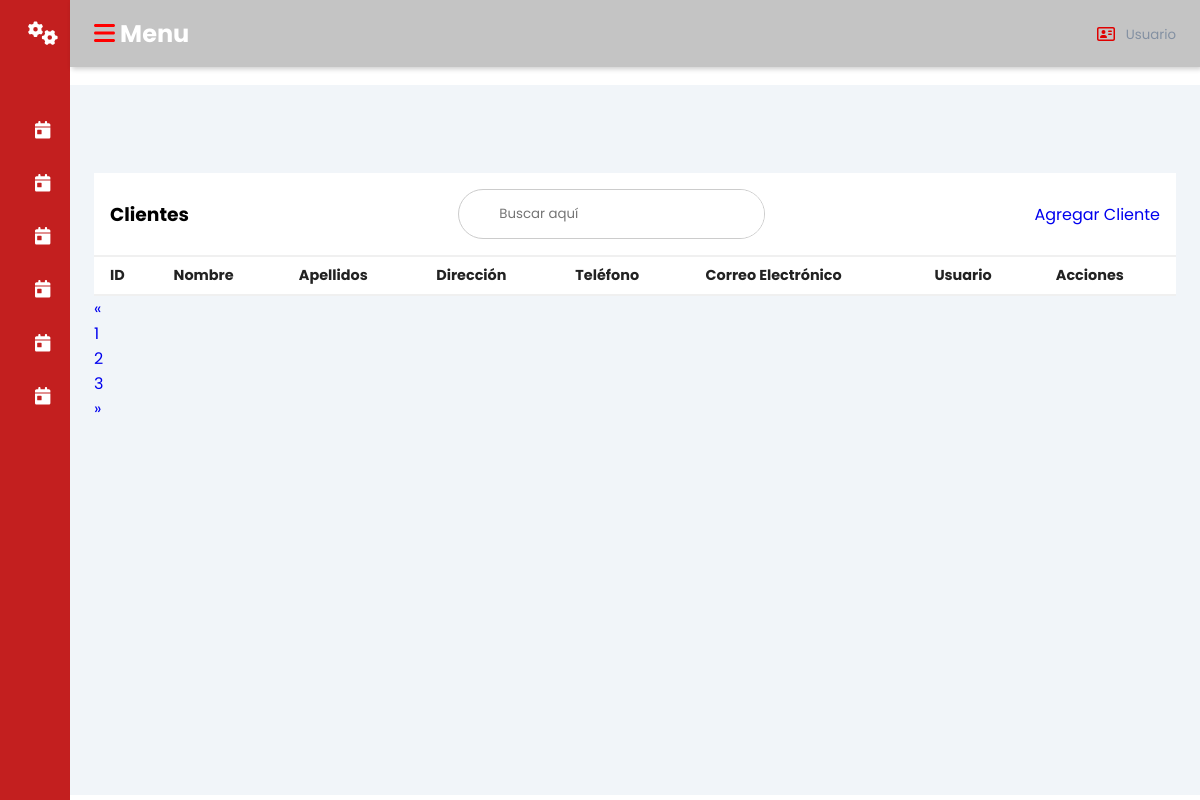
Before: /clientes/ with the older database file.
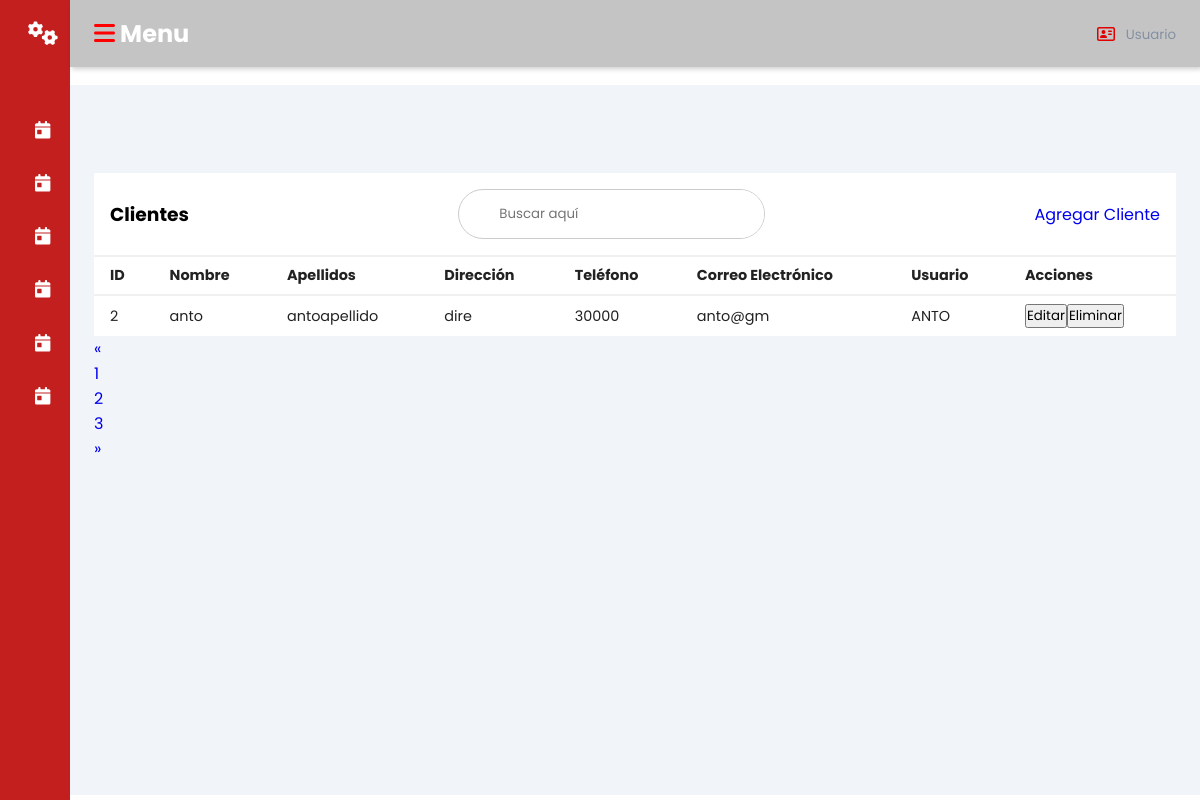
After: the same page with the newer database file.
### promecapp/models.py (models this page shows, shortened)
class Cliente(models.Model):
    IDCliente = models.AutoField(primary_key=True)
    Nombre = models.CharField(max_length=45)
    Apellidos = models.CharField(max_length=45)
    Direccion = models.CharField(max_length=100)
    Telefono = models.CharField(max_length=10, unique=True)
    Correo_Electronico = models.CharField(max_length=50, unique=True)
    IDUsuario = models.ForeignKey(Usuario, on_delete=models.CASCADE)
    class Meta:
        db_table = 'clientes'

class Usuario(models.Model):
    IDUsuario = models.AutoField(primary_key=True)
    Nombre_Usuario = models.CharField(max_length=50, unique=True)
    Contraseña = models.CharField(max_length=50)
    IDRol = models.ForeignKey(Rol, on_delete=models.CASCADE)
    class Meta:
        db_table = 'usuarios'
    def __str__(self):
        return self.Nombre_Usuario

### promecapp/views.py (the view)
# urls.py: path('clientes/', views.clientes, name='clientes'),
def clientes(request):
    clientes = Cliente.objects.all()
    return render(request, 'clientes.html', {'clientes': clientes})

### promecapp/Templates/clientes.html (shortened to what the changed rows need)
{% load static %}
<!DOCTYPE html>
<html lang="en">
<head>
    <link rel="stylesheet" href="{% static 'css/dash.css' %}">
</head>
<body>
<div class="sidebar">
    <div class="sidebar-brand">
        <h2><i class="fa-solid fa-gears" style="color: #ffffff;"></i><span>promec</span></h2>
    </div>
</div>
<div class="main-content">
    <header>
        <h2>
            <label for="nav-toggle">
                <span class="fa-solid fa-bars" style="color: #ff0000;"></span>
            </label> Menu
        </h2>
    </header>
    <main>
        <div class="recent-grid">
            <div class="projects">
                <div class="card">
                    <div class="card-body">
                        <div class="table-responsive">
                            <table width="100%">
                                <thead>
                                    <tr>
                                        <td>ID</td>
                                        <td>Nombre</td>
                                        <td>Apellidos</td>
                                        <td>Dirección</td>
                                        <td>Teléfono</td>
                                        <td>Correo Electrónico</td>
                                        <td>Usuario</td>
                                        <td>Acciones</td>
                                    </tr>
                                </thead>
                                <tbody>
                                    {% for cliente in clientes %}
                                        <tr>
                                            <td>{{ cliente.IDCliente }}</td>
                                            <td>{{ cliente.Nombre }}</td>
                                            <td>{{ cliente.Apellidos }}</td>
                                            <td>{{ cliente.Direccion }}</td>
                                            <td>{{ cliente.Telefono }}</td>
                                            <td>{{ cliente.Correo_Electronico }}</td>
                                            <td>{{ cliente.IDUsuario }}</td>
                                            <td>
                                                <a href="{% url 'editar_cliente' cliente.IDCliente %}"><button>Editar</button></a>
                                                <form action="{% url 'eliminar_cliente' cliente.IDCliente %}" method="post" style="display: inline;">
                                                    <button type="submit" class="btn btn-danger">Eliminar</button>
                                                </form>
                                            </td>
                                        </tr>
                                    {% endfor %}
                                </tbody>
                            </table>
                        </div>
                    </div>
                </div>
            </div>
        </div>
    </main>
</div>
</body>
</html>

Changed rows visible on the page:
added Cliente: IDCliente "2", Nombre "anto", Apellidos "antoapellido", Direccion "dire", Telefono "30000", Correo_Electronico "anto@gm", IDUsuario "ANTO"
